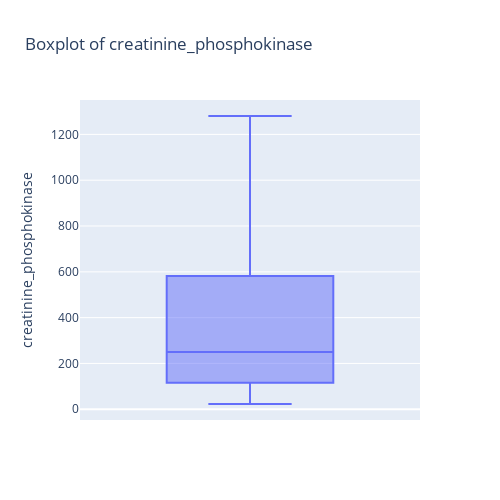
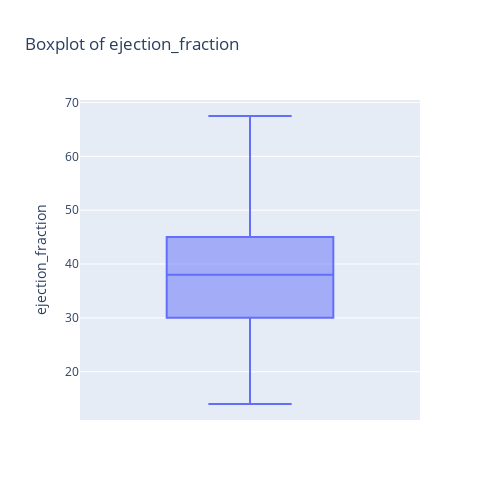
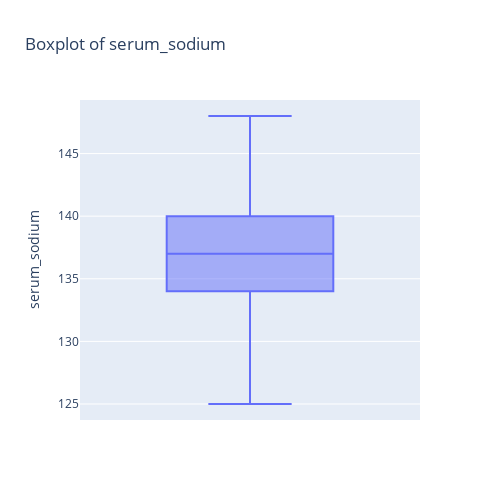
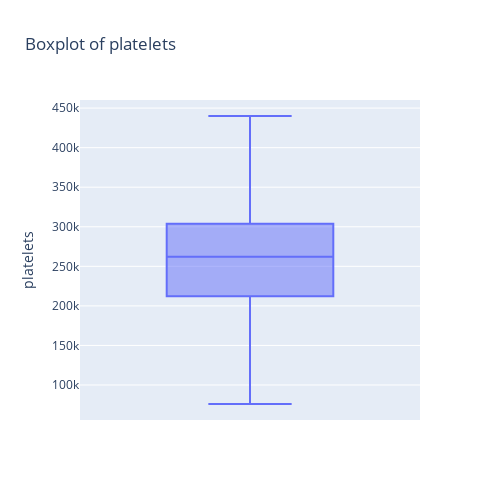

Notebook code cell kept with these figures, in order:
### Markdown cell above
Visualisasikan kembali setelah dilakukan Removing Outliers

### Code cell
for feature in df[outliersCOL]:
    fig = px.box(df[numCol], y=feature, title=f'Boxplot of {feature}')
    fig.update_layout(height=500, width=500)
    fig.show()

### Figure 1 — Plotly figure (JSON) as saved in the notebook; plotly's stock layout.template omitted (floating-point values rounded to 4 significant figures; data arrays with more than 128 entries replaced by an {"elided": "..."} marker saying what was removed)
{"data": [{"alignmentgroup": "True", "hovertemplate": "creatinine_phosphokinase=%{y}<extra></extra>", "legendgroup": "", "marker": {"color": "#636efa"}, "name": "", "notched": false, "offsetgroup": "", "orientation": "v", "showlegend": false, "type": "box", "x0": " ", "xaxis": "x", "y": {"elided": "299 float values"}, "y0": " ", "yaxis": "y"}], "layout": {"boxmode": "group", "height": 500, "legend": {"tracegroupgap": 0}, "title": {"text": "Boxplot of creatinine_phosphokinase"}, "width": 500, "xaxis": {"anchor": "y", "domain": [0, 1]}, "yaxis": {"anchor": "x", "domain": [0, 1], "title": {"text": "creatinine_phosphokinase"}}}}

### Figure 2 — Plotly figure (JSON) as saved in the notebook; plotly's stock layout.template omitted (floating-point values rounded to 4 significant figures; data arrays with more than 128 entries replaced by an {"elided": "..."} marker saying what was removed)
{"data": [{"alignmentgroup": "True", "hovertemplate": "ejection_fraction=%{y}<extra></extra>", "legendgroup": "", "marker": {"color": "#636efa"}, "name": "", "notched": false, "offsetgroup": "", "orientation": "v", "showlegend": false, "type": "box", "x0": " ", "xaxis": "x", "y": {"elided": "299 float values"}, "y0": " ", "yaxis": "y"}], "layout": {"boxmode": "group", "height": 500, "legend": {"tracegroupgap": 0}, "title": {"text": "Boxplot of ejection_fraction"}, "width": 500, "xaxis": {"anchor": "y", "domain": [0, 1]}, "yaxis": {"anchor": "x", "domain": [0, 1], "title": {"text": "ejection_fraction"}}}}

### Figure 3 — Plotly figure (JSON) as saved in the notebook; plotly's stock layout.template omitted (floating-point values rounded to 4 significant figures; data arrays with more than 128 entries replaced by an {"elided": "..."} marker saying what was removed)
{"data": [{"alignmentgroup": "True", "hovertemplate": "serum_sodium=%{y}<extra></extra>", "legendgroup": "", "marker": {"color": "#636efa"}, "name": "", "notched": false, "offsetgroup": "", "orientation": "v", "showlegend": false, "type": "box", "x0": " ", "xaxis": "x", "y": {"elided": "299 int values"}, "y0": " ", "yaxis": "y"}], "layout": {"boxmode": "group", "height": 500, "legend": {"tracegroupgap": 0}, "title": {"text": "Boxplot of serum_sodium"}, "width": 500, "xaxis": {"anchor": "y", "domain": [0, 1]}, "yaxis": {"anchor": "x", "domain": [0, 1], "title": {"text": "serum_sodium"}}}}

### Figure 4 — Plotly figure (JSON) as saved in the notebook; plotly's stock layout.template omitted (floating-point values rounded to 4 significant figures; data arrays with more than 128 entries replaced by an {"elided": "..."} marker saying what was removed)
{"data": [{"alignmentgroup": "True", "hovertemplate": "platelets=%{y}<extra></extra>", "legendgroup": "", "marker": {"color": "#636efa"}, "name": "", "notched": false, "offsetgroup": "", "orientation": "v", "showlegend": false, "type": "box", "x0": " ", "xaxis": "x", "y": {"elided": "299 float values"}, "y0": " ", "yaxis": "y"}], "layout": {"boxmode": "group", "height": 500, "legend": {"tracegroupgap": 0}, "title": {"text": "Boxplot of platelets"}, "width": 500, "xaxis": {"anchor": "y", "domain": [0, 1]}, "yaxis": {"anchor": "x", "domain": [0, 1], "title": {"text": "platelets"}}}}
